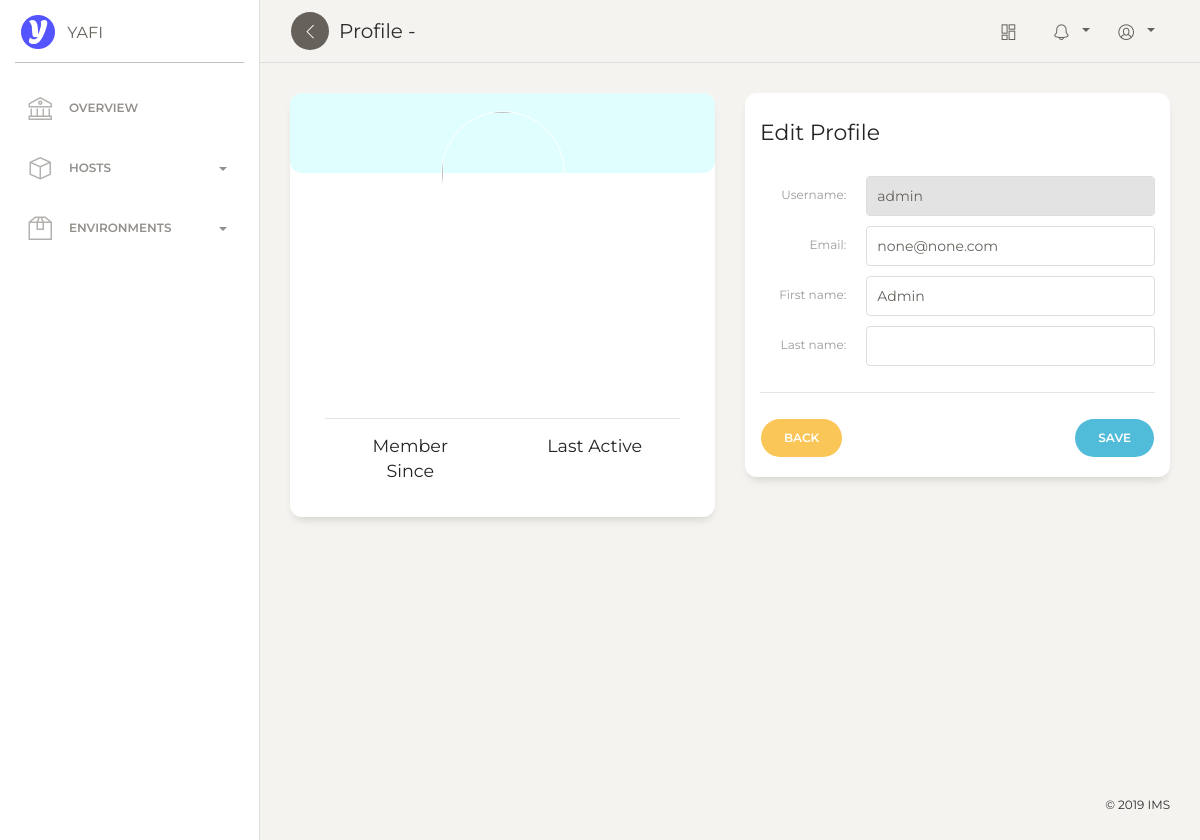
Page /profile/admin on the earlier database version.
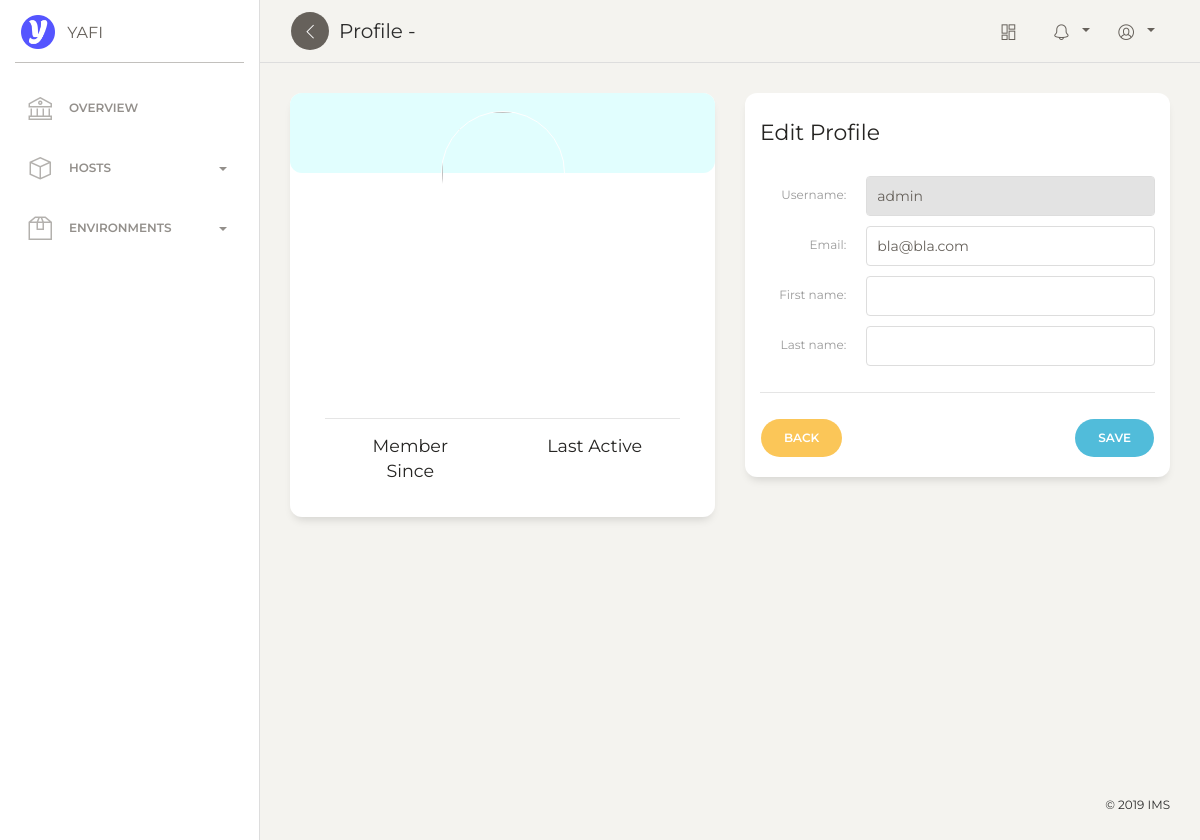
Same page on the later database version.
### account/models.py (models this page shows, shortened)
class Account(AbstractUser):
    ROLE_CHOICES = (
        (1, 'Member'),
        (2, 'Admin'),
    )
    class Meta:
        db_table = 'accounts'
    email = models.EmailField(unique=True)
    username = models.CharField(max_length=40, unique=True)
    first_name = models.CharField(max_length=40, blank=True)
    last_name = models.CharField(max_length=40, blank=True)
    avatar_hash = models.CharField(max_length=140, blank=True)
    is_superuser = models.BooleanField(default=False)
    is_active = models.BooleanField(default=False)
    role = models.PositiveSmallIntegerField(choices=ROLE_CHOICES, default=1)
    objects = AccountManager()
    USERNAME_FIELD = 'username'
    REQUIRED_FIELDS = ['email']

### account/views.py (the view, shortened to what this page needs)
# urls.py: url(r'^profile/(?P<username>[\w-]+)$', view=ProfileView.as_view(), name='profile'),
class ProfileView(UpdateView):
    model = Account
    form_class = ProfileForm
    template_name = 'profile/user.html'
    def get_object(self, **kwargs):
        self.username = self.kwargs.get("username")
        if self.username is None:
            raise Http404
        return get_object_or_404(Account, username__iexact=self.username)

### account/forms.py (shortened to what this page needs)
class ProfileForm(forms.ModelForm):
    username = forms.CharField(disabled=True, widget=TextInput(attrs={'class': 'form-control'}))
    email = forms.EmailField(widget=EmailInput(attrs={'class': 'form-control'}))
    first_name = forms.CharField(required=False, widget=TextInput(attrs={'class': 'form-control'}))
    last_name = forms.CharField(required=False, widget=TextInput(attrs={'class': 'form-control'}))
    class Meta:
        model = Account
        fields = ['username', 'email', 'first_name', 'last_name']

### templates/profile/user.html (shortened to what this page needs)
{% extends 'layout.html' %}
{% block menu %}Profile - {{ user.username }}{% endblock %}
{% block body %}
<div class="content">
  <div class="row">
    <div class="col-md-6">
      <div class="card card-user">
        <div class="card-body">
          <div class="author">
            <a href="#">
              <img class="avatar border-gray" src="{{ user.gravatar }}">
            </a>
          </div>
        </div>
        <div class="card-footer">
          <hr>
          <div class="button-container">
            <div class="row">
              <div class="col-lg-4 col-md-6 col-6 ml-auto">
                <h5>Member Since</h5>
              </div>
              <div class="col-lg-4 col-md-6 col-6 ml-auto mr-auto">
                <h5>Last Active</h5>
              </div>
            </div>
          </div>
        </div>
      </div>
    </div>
    <div class="col-md-6">
      <div class="card">
        <div class="card-header">
          <h5 class="card-title">Edit Profile</h5>
        </div>
        <div class="card-body">
          <form class="form-horizontal" method="post">
              {% include "_macros.html" %}
            <hr>
            <a class="btn btn-warning btn-round float-left" href="javascript:history.back()">Back</a>
            <button class="btn btn-info btn-round float-right" type="submit">Save</button>
          </form>
        </div>
      </div>
    </div>
  </div>
</div>
{% endblock %}

### templates/_macros.html (shortened to what this page needs)
{% for field in form %}
<div class="row">
	<label class="col-md-3 col-form-label">
    {{ field.label }}:
  </label>
  <div class="col-md-9">
  {% if field.errors %}
    <div class="form-group has-label has-danger">
      {{ field }}
      <label id="error" class="error">{{ field.errors }}</label>
  {% else %}
    <div class="form-group has-label">
      {{ field }}
  {% endif %}
    </div>
  </div>
</div>
{% endfor %}

Differences in the rows shown:
changed Account "admin": email "none@none.com" → "bla@bla.com"; first_name "Admin" → (not shown)
